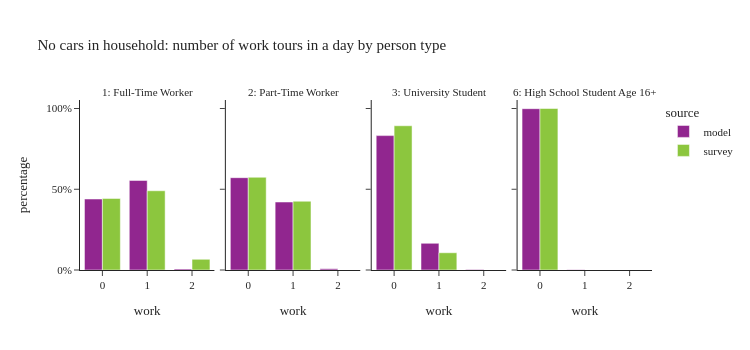

The notebook cell this image was saved under:
### Code cell
plot_work_tour_ptype(per_data[(per_data['ptype'].isin(worker_ptype)) & (per_data['auto_ownership'] == 0)],"No cars in household: number of work tours in a day by person type")

### Figure 1 — Plotly figure (JSON) as saved in the notebook; plotly's stock layout.template omitted (floating-point values rounded to 4 significant figures)
{"data": [{"alignmentgroup": "True", "customdata": [[24023], [30305], [333]], "hovertemplate": "source=model<br>ptype_label=1: Full-Time Worker<br>work=%{x}<br>percentage=%{y}<br>sample_size=%{customdata[0]}<extra></extra>", "legendgroup": "model", "marker": {"color": "#91268F", "pattern": {"shape": ""}}, "name": "model", "offsetgroup": "model", "orientation": "v", "showlegend": true, "textposition": "auto", "type": "bar", "x": [0.0, 1.0, 2.0], "xaxis": "x", "y": [0.4395, 0.5544, 0.006092], "yaxis": "y"}, {"alignmentgroup": "True", "customdata": [[5480], [4035], [71]], "hovertemplate": "source=model<br>ptype_label=2: Part-Time Worker<br>work=%{x}<br>percentage=%{y}<br>sample_size=%{customdata[0]}<extra></extra>", "legendgroup": "model", "marker": {"color": "#91268F", "pattern": {"shape": ""}}, "name": "model", "offsetgroup": "model", "orientation": "v", "showlegend": false, "textposition": "auto", "type": "bar", "x": [0.0, 1.0, 2.0], "xaxis": "x2", "y": [0.5717, 0.4209, 0.007407], "yaxis": "y2"}, {"alignmentgroup": "True", "customdata": [[16387], [3253], [53]], "hovertemplate": "source=model<br>ptype_label=3: University Student<br>work=%{x}<br>percentage=%{y}<br>sample_size=%{customdata[0]}<extra></extra>", "legendgroup": "model", "marker": {"color": "#91268F", "pattern": {"shape": ""}}, "name": "model", "offsetgroup": "model", "orientation": "v", "showlegend": false, "textposition": "auto", "type": "bar", "x": [0.0, 1.0, 2.0], "xaxis": "x3", "y": [0.8321, 0.1652, 0.002691], "yaxis": "y3"}, {"alignmentgroup": "True", "customdata": [[4177], [5]], "hovertemplate": "source=model<br>ptype_label=6: High School Student Age 16+<br>work=%{x}<br>percentage=%{y}<br>sample_size=%{customdata[0]}<extra></extra>", "legendgroup": "model", "marker": {"color": "#91268F", "pattern": {"shape": ""}}, "name": "model", "offsetgroup": "model", "orientation": "v", "showlegend": false, "textposition": "auto", "type": "bar", "x": [0.0, 1.0], "xaxis": "x4", "y": [0.9988, 0.001196], "yaxis": "y4"}, {"alignmentgroup": "True", "customdata": [[180], [143], [4]], "hovertemplate": "source=survey<br>ptype_label=1: Full-Time Worker<br>work=%{x}<br>percentage=%{y}<br>sample_size=%{customdata[0]}<extra></extra>", "legendgroup": "survey", "marker": {"color": "#8CC63E", "pattern": {"shape": ""}}, "name": "survey", "offsetgroup": "survey", "orientation": "v", "showlegend": true, "textposition": "auto", "type": "bar", "x": [0.0, 1.0, 2.0], "xaxis": "x", "y": [0.4431, 0.4907, 0.06614], "yaxis": "y"}, {"alignmentgroup": "True", "customdata": [[66], [31]], "hovertemplate": "source=survey<br>ptype_label=2: Part-Time Worker<br>work=%{x}<br>percentage=%{y}<br>sample_size=%{customdata[0]}<extra></extra>", "legendgroup": "survey", "marker": {"color": "#8CC63E", "pattern": {"shape": ""}}, "name": "survey", "offsetgroup": "survey", "orientation": "v", "showlegend": false, "textposition": "auto", "type": "bar", "x": [0.0, 1.0], "xaxis": "x2", "y": [0.5742, 0.4258], "yaxis": "y2"}, {"alignmentgroup": "True", "customdata": [[72], [13]], "hovertemplate": "source=survey<br>ptype_label=3: University Student<br>work=%{x}<br>percentage=%{y}<br>sample_size=%{customdata[0]}<extra></extra>", "legendgroup": "survey", "marker": {"color": "#8CC63E", "pattern": {"shape": ""}}, "name": "survey", "offsetgroup": "survey", "orientation": "v", "showlegend": false, "textposition": "auto", "type": "bar", "x": [0.0, 1.0], "xaxis": "x3", "y": [0.8932, 0.1068], "yaxis": "y3"}, {"alignmentgroup": "True", "customdata": [[2]], "hovertemplate": "source=survey<br>ptype_label=6: High School Student Age 16+<br>work=%{x}<br>percentage=%{y}<br>sample_size=%{customdata[0]}<extra></extra>", "legendgroup": "survey", "marker": {"color": "#8CC63E", "pattern": {"shape": ""}}, "name": "survey", "offsetgroup": "survey", "orientation": "v", "showlegend": false, "textposition": "auto", "type": "bar", "x": [0.0], "xaxis": "x4", "y": [1.0], "yaxis": "y4"}], "layout": {"annotations": [{"font": {}, "showarrow": false, "text": "1: Full-Time Worker", "x": 0.1175, "xanchor": "center", "xref": "paper", "y": 1.0, "yanchor": "bottom", "yref": "paper"}, {"font": {}, "showarrow": false, "text": "2: Part-Time Worker", "x": 0.3725, "xanchor": "center", "xref": "paper", "y": 1.0, "yanchor": "bottom", "yref": "paper"}, {"font": {}, "showarrow": false, "text": "3: University Student", "x": 0.6275, "xanchor": "center", "xref": "paper", "y": 1.0, "yanchor": "bottom", "yref": "paper"}, {"font": {}, "showarrow": false, "text": "6: High School Student Age 16+", "x": 0.8825, "xanchor": "center", "xref": "paper", "y": 1.0, "yanchor": "bottom", "yref": "paper"}], "barmode": "group", "height": 350, "legend": {"title": {"text": "source"}, "tracegroupgap": 0}, "title": {"text": "No cars in household: number of work tours in a day by person type"}, "width": 750, "xaxis": {"anchor": "y", "domain": [0.0, 0.235], "title": {"text": "work"}}, "xaxis2": {"anchor": "y2", "domain": [0.255, 0.49], "matches": "x", "title": {"text": "work"}}, "xaxis3": {"anchor": "y3", "domain": [0.51, 0.745], "matches": "x", "title": {"text": "work"}}, "xaxis4": {"anchor": "y4", "domain": [0.765, 1.0], "matches": "x", "title": {"text": "work"}}, "yaxis": {"anchor": "x", "domain": [0.0, 1.0], "tickformat": ".0%", "title": {"text": "percentage"}}, "yaxis2": {"anchor": "x2", "domain": [0.0, 1.0], "matches": "y", "showticklabels": false, "tickformat": ".0%"}, "yaxis3": {"anchor": "x3", "domain": [0.0, 1.0], "matches": "y", "showticklabels": false}, "yaxis4": {"anchor": "x4", "domain": [0.0, 1.0], "matches": "y", "showticklabels": false}}}
